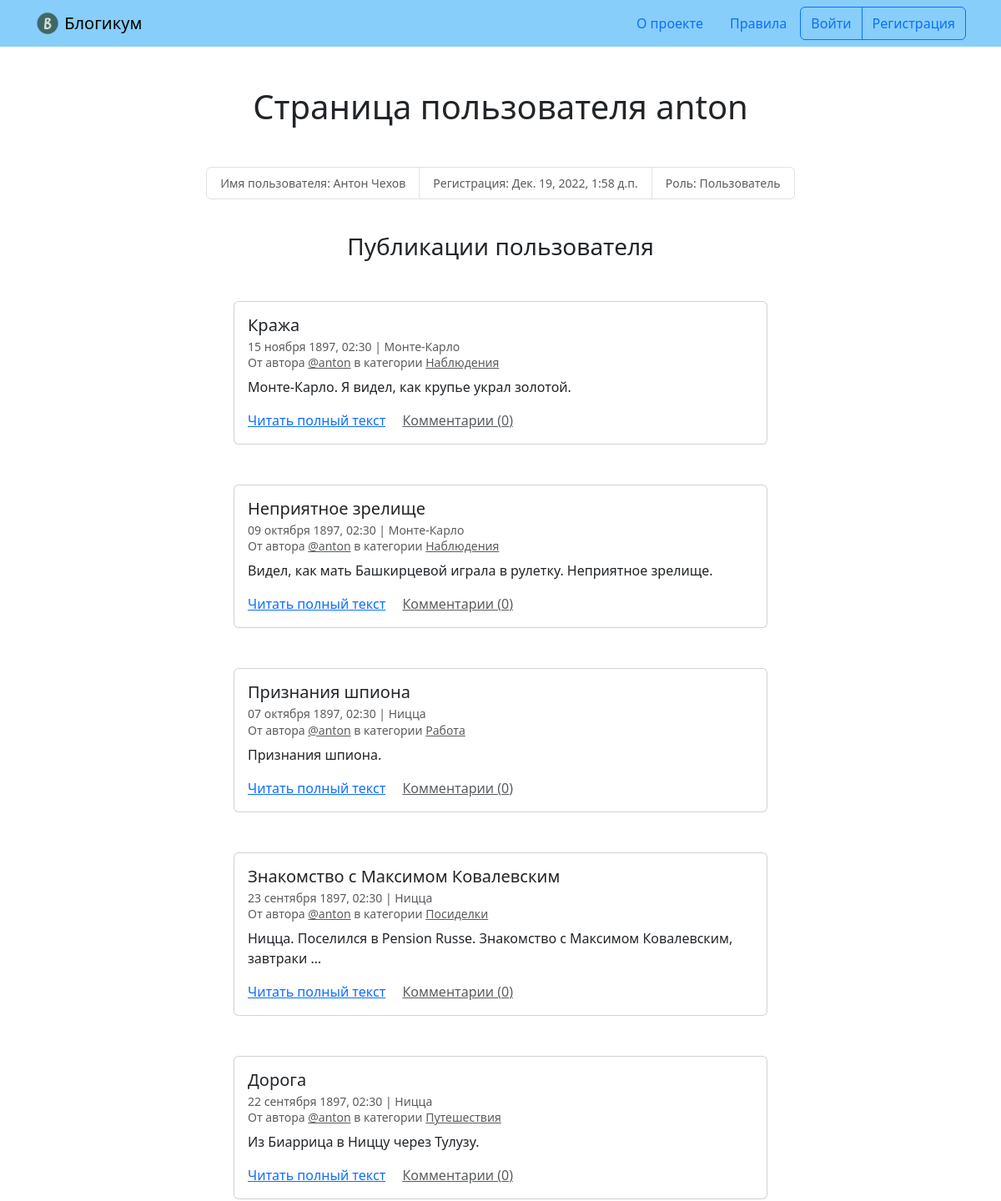
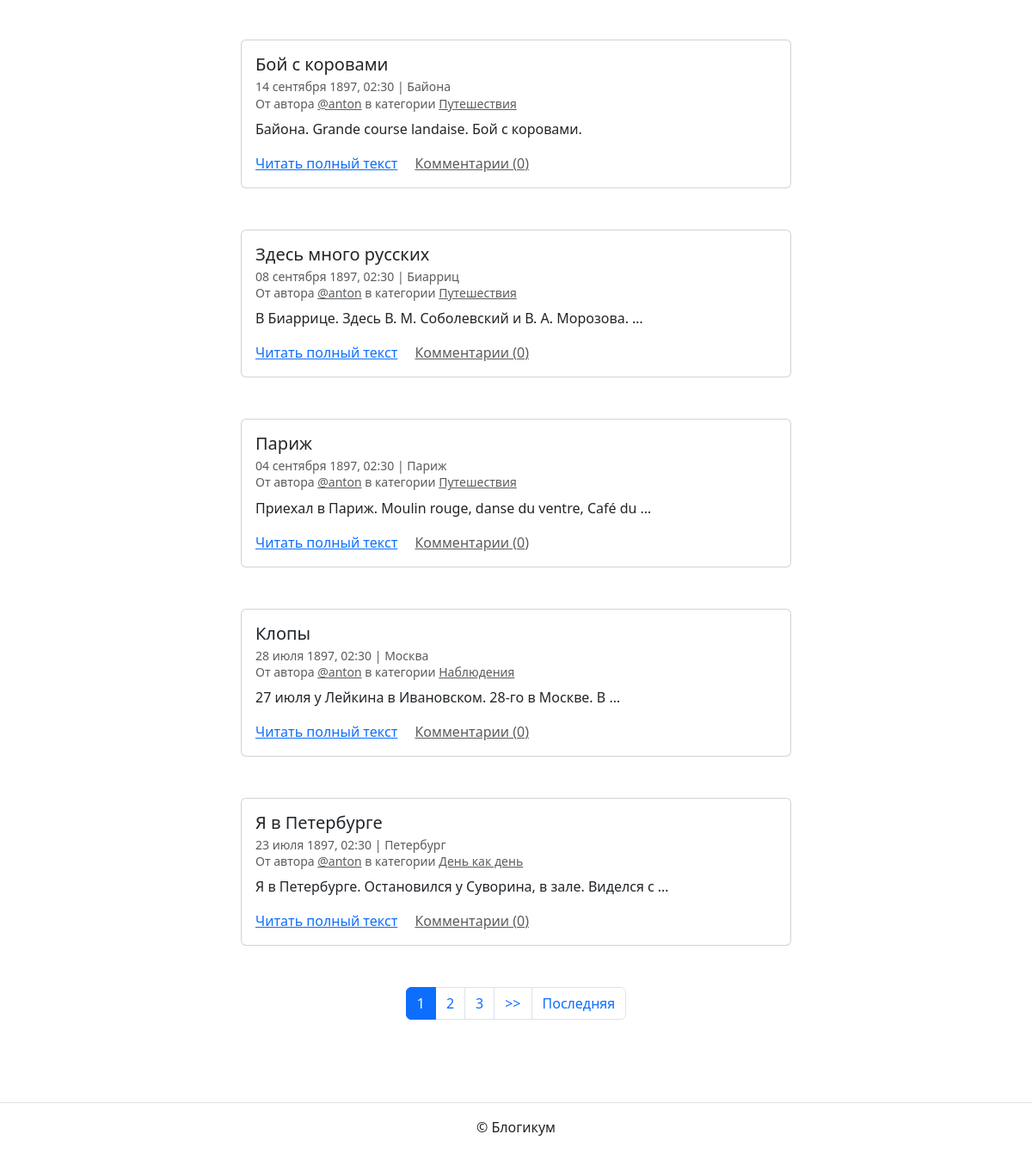
Screenshot of /profile/anton/ with the database file from the repository (2 pictures, top to bottom).
### blog/models.py (models this page shows, shortened)
class Post(TitleModel, IsPublishedCreatedAt):
    text = models.TextField(
        verbose_name='Текст',
    )
    pub_date = models.DateTimeField(
        verbose_name='Дата и время публикации',
        help_text='Если установить дату и время в будущем — '
                  'можно делать отложенные публикации.',
    )
    author = models.ForeignKey(
        User,
        on_delete=models.CASCADE,
        verbose_name='Автор публикации',
        related_name='posts',
    )
    location = models.ForeignKey(
        'Location',
        on_delete=models.SET_NULL,
        null=True,
        verbose_name='Местоположение',
        related_name='posts',
    )
    category = models.ForeignKey(
        'Category',
        on_delete=models.SET_NULL,
        null=True,
        verbose_name='Категория',
        related_name='posts',
    )
    image = models.ImageField(
        'Фото',
        blank=True,
        upload_to='posts_images',
    )
    objects = models.Manager()
    published_manager = PublishedPostManager()
    class Meta:
        verbose_name = 'публикация'
        verbose_name_plural = 'Публикации'
        ordering = ['-pub_date']

class Location(IsPublishedCreatedAt):
    name = models.CharField(
        max_length=256,
        verbose_name='Название места',
    )
    class Meta:
        verbose_name = 'местоположение'
        verbose_name_plural = 'Местоположения'

class Category(TitleModel, IsPublishedCreatedAt):
    description = models.TextField(
        verbose_name='Описание',
    )
    slug = models.SlugField(
        max_length=64,
        unique=True,
        verbose_name='Идентификатор',
        help_text='Идентификатор страницы для URL; разрешены символы '
                  'латиницы, цифры, дефис и подчёркивание.',
    )
    class Meta:
        verbose_name = 'категория'
        verbose_name_plural = 'Категории'

### blog/views.py (the view)
class ProfileDetailView(DetailView):
    model = User
    template_name = 'blog/profile.html'
    context_object_name = 'profile'
    def get_object(self, queryset=None):
        username = self.kwargs.get('username')
        return get_object_or_404(User, username=username)
    def get_context_data(self, **kwargs):
        context = super().get_context_data(**kwargs)
        posts = self.object.posts.select_related(
            'location',
            'author',
        ).annotate(
            comment_count=Count('comments'),
        ).order_by('-pub_date')
        paginator = Paginator(posts, 10)
        page_number = self.request.GET.get('page')
        page_obj = paginator.get_page(page_number)
        context['page_obj'] = page_obj
        return context

### templates/blog/profile.html (shortened to what this page needs)
{% extends "base.html" %}
{% block content %}
  <h1 class="mb-5 text-center ">Страница пользователя {{ profile }}</h1>
  <small>
    <ul class="list-group list-group-horizontal justify-content-center mb-3">
      <li class="list-group-item text-muted">Имя пользователя: {% if profile.get_full_name %}{{ profile.get_full_name }}{% else %}не указано{% endif %}</li>
      <li class="list-group-item text-muted">Регистрация: {{ profile.date_joined }}</li>
      <li class="list-group-item text-muted">Роль: {% if profile.is_staff %}Админ{% else %}Пользователь{% endif %}</li>
    </ul>
  </small>
  <br>
  <h3 class="mb-5 text-center">Публикации пользователя</h3>
  {% for post in page_obj %}
    <article class="mb-5">
      {% include "includes/post_card.html" %}
    </article>
  {% endfor %}
  {% include "includes/paginator.html" %}
{% endblock %}

### templates/includes/post_card.html (shortened to what this page needs)
<div class="col d-flex justify-content-center">
  <div class="card" style="width: 40rem;">
    <div class="card-body">
      <h5 class="card-title">{{ post.title }}</h5>
      <h6 class="card-subtitle mb-2 text-muted">
        <small>
          {{ post.pub_date|date:"d E Y, H:i" }} | {% if post.location and post.location.is_published %}{{ post.location.name }}{% else %}Планета Земля{% endif %}<br>
          От автора <a class="text-muted" href="{% url 'blog:profile' post.author %}">@{{ post.author.username }}</a> в
          категории {% include "includes/category_link.html" %}
        </small>
      </h6>
      <p class="card-text">{{ post.text|truncatewords:10 }}</p>
      <a href="{% url 'blog:post_detail' post.id %}" class="card-link">Читать полный текст</a>
      <a href="{% url 'blog:post_detail' post.id %}" class="card-link text-muted">Комментарии ({{ post.comment_count }})</a>
    </div>
  </div>
</div>

### templates/includes/category_link.html
<a class="text-muted" href="{% url 'blog:category_posts' post.category.slug %}">
  {{ post.category.title }}
</a>

### rows the page displays
Post: title "Кража", pub_date "15 ноября 1897, 02:30", location.name "Монте-Карло", author.username "anton", category "Наблюдения", text "Монте-Карло. Я видел, как крупье украл золотой.", comment_count "0"
Post: title "Неприятное зрелище", pub_date "09 октября 1897, 02:30", location.name "Монте-Карло", author.username "anton", category "Наблюдения", text "Видел, как мать Башкирцевой играла в рулетку. Неприятное зрелище.", comment_count "0"
Post: title "Признания шпиона", pub_date "07 октября 1897, 02:30", location.name "Ницца", author.username "anton", category "Работа", text "Признания шпиона.", comment_count "0"
Post: title "Знакомство с Максимом Ковалевским", pub_date "23 сентября 1897, 02:30", location.name "Ницца", author.username "anton", category "Посиделки", text "Ницца. Поселился в Pension Russe. Знакомство с Максимом Ковалевским, завтраки …", comment_count "0"
Post: title "Дорога", pub_date "22 сентября 1897, 02:30", location.name "Ницца", author.username "anton", category "Путешествия", text "Из Биаррица в Ниццу через Тулузу.", comment_count "0"
Post: title "Бой с коровами", pub_date "14 сентября 1897, 02:30", location.name "Байона", author.username "anton", category "Путешествия", text "Байона. Grande course landaise. Бой с коровами.", comment_count "0"
Post: title "Здесь много русских", pub_date "08 сентября 1897, 02:30", location.name "Биарриц", author.username "anton", category "Путешествия", text "В Биаррице. Здесь В. М. Соболевский и В. А. Морозова. …", comment_count "0"
Post: title "Париж", pub_date "04 сентября 1897, 02:30", location.name "Париж", author.username "anton", category "Путешествия", text "Приехал в Париж. Moulin rouge, danse du ventre, Café du …", comment_count "0"
Post: title "Клопы", pub_date "28 июля 1897, 02:30", location.name "Москва", author.username "anton", category "Наблюдения", text "27 июля у Лейкина в Ивановском. 28-го в Москве. В …", comment_count "0"
Post: title "Я в Петербурге", pub_date "23 июля 1897, 02:30", location.name "Петербург", author.username "anton", category "День как день", text "Я в Петербурге. Остановился у Суворина, в зале. Виделся с …", comment_count "0"

### other values shown
{{ profile }} "anton"
{{ profile.get_full_name }} "Антон Чехов"
{{ profile.date_joined }} "Дек. 19, 2022, 1:58 д.п."
{{ i }} "1"
{{ i }} "2" "3"
